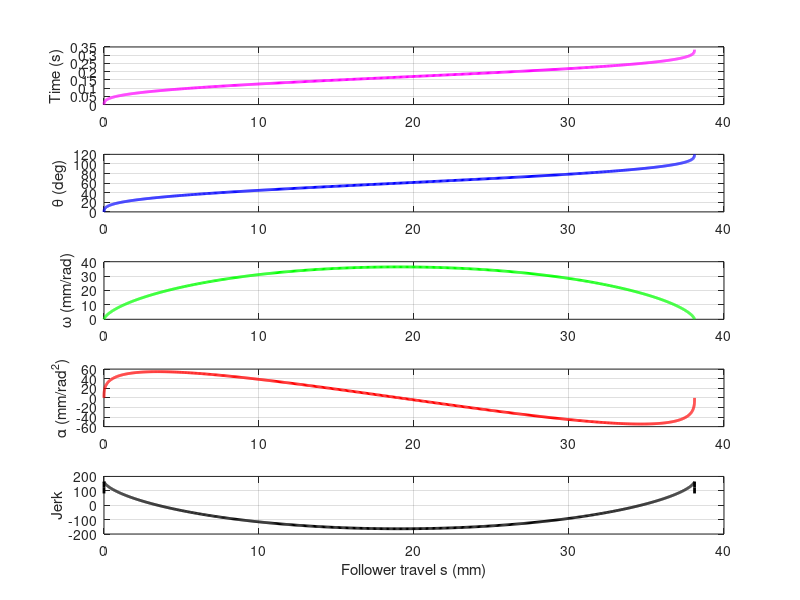

The MATLAB script that drew this image: (Note: this script raises an error after producing the figure.)
clear; clc; close all;

% Parameters
S = 38.10;                     % Total rise [mm]
theta_seg = 120;            % Segment duration [deg]
n_points = 1000;
omega_const = 2 * pi;       % Constant cam angular speed [rad/s] (1 rev/sec)

% Angle vector in degrees and radians
theta_deg = linspace(0, theta_seg, n_points);
theta_rad = deg2rad(theta_deg);

% Define follower displacement s(θ): Cycloidal motion
s = S * (theta_rad/theta_rad(end) - (1/(2*pi))*sin(2*pi*theta_rad/theta_rad(end)));

% Compute derivatives wrt θ
dtheta = theta_rad(2) - theta_rad(1);
v = gradient(s, dtheta);           % Velocity: ds/dθ
a = gradient(v, dtheta);           % Acceleration: d²s/dθ²
j = gradient(a, dtheta);           % Jerk: d³s/dθ³

% Invert s(θ) to get θ(s)
[s_unique, idx_unique] = unique(s, 'stable');
theta_s = interp1(s_unique, theta_rad(idx_unique), s_unique, 'pchip');
omega_s = interp1(s_unique, v(idx_unique), s_unique, 'pchip');
alpha_s = interp1(s_unique, a(idx_unique), s_unique, 'pchip');
jerk_s = interp1(s_unique, j(idx_unique), s_unique, 'pchip');
time_s = theta_s / omega_const;

% Convert to degrees for plotting
theta_s_deg = rad2deg(theta_s);

% === Plot ===
figure;

subplot(5,1,1)
plot(s_unique, time_s, 'm','LineWidth',2); ylabel('Time (s)'); grid on;

subplot(5,1,2)
plot(s_unique, theta_s_deg, 'b','LineWidth',2); ylabel('\theta (deg)'); grid on;

subplot(5,1,3)
plot(s_unique, omega_s, 'g','LineWidth',2); ylabel('\omega (mm/rad)'); grid on;

subplot(5,1,4)
plot(s_unique, alpha_s, 'r','LineWidth',2); ylabel('\alpha (mm/rad^2)'); grid on;

subplot(5,1,5)
plot(s_unique, jerk_s, 'k','LineWidth',2); ylabel('Jerk'); xlabel('Follower travel s (mm)'); grid on;

sgtitle('Cylindrical Cam Kinematics for 120° Rise Segment');
